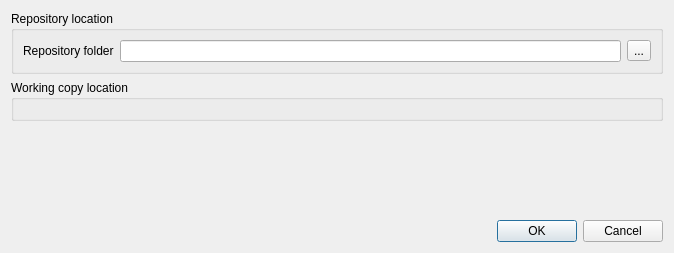
<?xml version="1.0" encoding="UTF-8"?>
<ui version="4.0">
 <class>Dialog</class>
 <widget class="QDialog" name="Dialog">
  <property name="geometry">
   <rect>
    <x>0</x>
    <y>0</y>
    <width>674</width>
    <height>253</height>
   </rect>
  </property>
  <property name="windowTitle">
   <string>New repository</string>
  </property>
  <layout class="QVBoxLayout" name="verticalLayout_2">
   <item>
    <widget class="QGroupBox" name="groupBox">
     <property name="title">
      <string>Repository location</string>
     </property>
     <layout class="QVBoxLayout" name="verticalLayout">
      <item>
       <layout class="QGridLayout" name="gridLayout">
        <item row="0" column="0">
         <widget class="QLabel" name="label_2">
          <property name="text">
           <string>Repository folder</string>
          </property>
         </widget>
        </item>
        <item row="0" column="1">
         <widget class="QLineEdit" name="txtFolder"/>
        </item>
        <item row="0" column="2">
         <widget class="QToolButton" name="btnBrowse">
          <property name="text">
           <string>...</string>
          </property>
         </widget>
        </item>
       </layout>
      </item>
     </layout>
    </widget>
   </item>
   <item>
    <widget class="QGroupBox" name="grpLocation">
     <property name="title">
      <string>Working copy location</string>
     </property>
     <property name="checkable">
      <bool>false</bool>
     </property>
     <property name="checked">
      <bool>false</bool>
     </property>
     <layout class="QGridLayout" name="gridLayout_2"/>
    </widget>
   </item>
   <item>
    <spacer name="verticalSpacer">
     <property name="orientation">
      <enum>Qt::Vertical</enum>
     </property>
     <property name="sizeHint" stdset="0">
      <size>
       <width>626</width>
       <height>103</height>
      </size>
     </property>
    </spacer>
   </item>
   <item>
    <widget class="QDialogButtonBox" name="buttonBox">
     <property name="orientation">
      <enum>Qt::Horizontal</enum>
     </property>
     <property name="standardButtons">
      <set>QDialogButtonBox::Cancel|QDialogButtonBox::Ok</set>
     </property>
    </widget>
   </item>
  </layout>
 </widget>
 <resources/>
 <connections/>
</ui>
